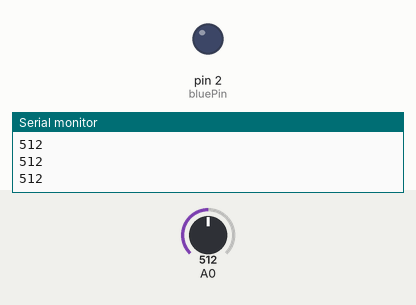
Bench run of a sketch on a simulated Arduino Uno, built with avr-gcc and run on an emulated ATmega328P. On the bench: output pins drawn as LEDs (lit = HIGH), the last lines printed to the serial monitor. Inputs (shaded band) come from the test bench; at power-on: A0 = 512. Pins used as bus, display or sensor lines are not drawn.

Above: at 1.2 s.
1.3 s: A0 set to 841
2.8 s: A0 set to 862
At 3.6 s:
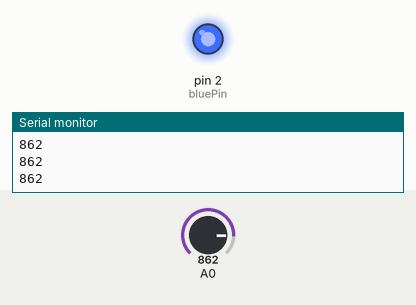
4.3 s: A0 set to 840
At 4.7 s:
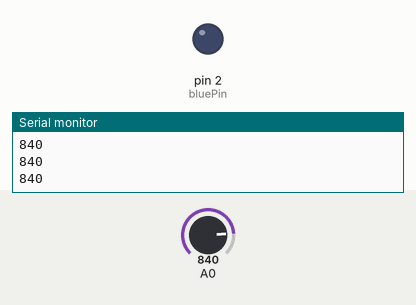
5.8 s: A0 set to 860
At 7.1 s:
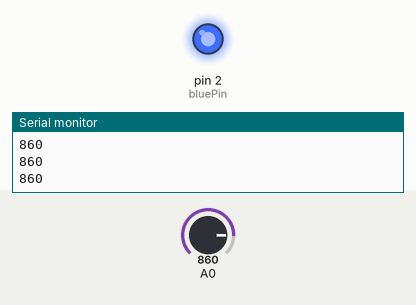
Timing chart, 0 to 8.3 s (numbered marks = the images above; inputs shaded):
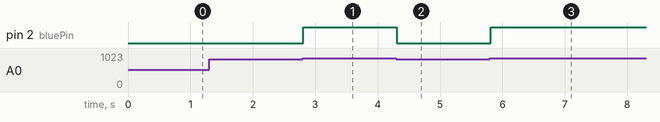

The sketch:

force-touch-light.ino
```cpp
int redPin = 0;
int greenPin = 1;
int bluePin = 2;

//uncomment this line if using a Common Anode LED
#define COMMON_ANODE

void setup()
{
  pinMode(redPin, OUTPUT);
  pinMode(greenPin, OUTPUT);
  pinMode(bluePin, OUTPUT);
  Serial.begin(9600);
}

void loop()
{
  int val = analogRead(A0);
  Serial.println(val);
  if (val > 850) {
    setColor(0, 255, 0);  // aqua
  }

  if (val > 50 && val < 850) {
    setColor(0, 0, 255);  // aqua
  }

  if (val < 50) {
    setColor(255, 0, 0);  // red
  }
}

void setColor(int red, int green, int blue)
{
  #ifdef COMMON_ANODE
    red = 255 - red;
    green = 255 - green;
    blue = 255 - blue;
  #endif
  analogWrite(redPin, red);
  analogWrite(greenPin, green);
  analogWrite(bluePin, blue);
}
```

Measured:
- the behaviour switches between 850 and 851 on A0 (found by bisection; images 0 and 1)
- after the input at 2.8 s, pin 2 (bluePin): LOW → HIGH at once
- after the input at 4.3 s, pin 2 (bluePin): HIGH → LOW at once
- after the input at 5.8 s, pin 2 (bluePin): LOW → HIGH at once
